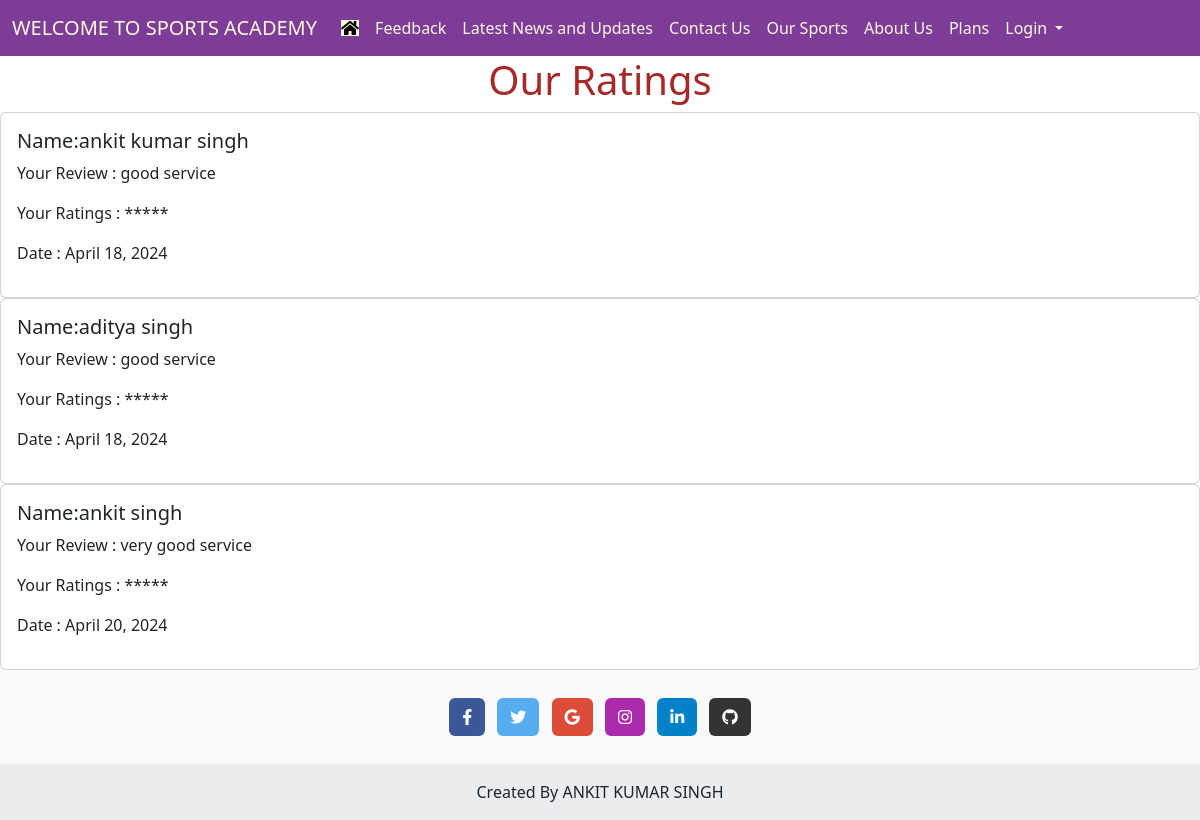
The page /more_feedback/ on the database its author committed.
### sa_app/models.py (models this page shows)
class feedback(models.Model):
    name = models.CharField(max_length=100)
    email = models.EmailField(max_length=50)
    remarks = models.TextField()
    rating = models.CharField(max_length=1)
    date = models.DateField(default=timezone.now)

### sa_app/views.py (the view)
# urls.py: path("more_feedback/",views.more_feedback,name="more_feedback"),
def more_feedback(request):
    feedback_list=feedback.objects.all()
    context={
        "feedback_key": feedback_list
    }
    return render(request,'sa_app/html/all_feedbacks.html',context)

### sa_app/templates/sa_app/html/all_feedbacks.html (shortened to what this page needs)
<!DOCTYPE html>
{% load static %}
<html lang="en">
<head>
    {%include 'sa_app/common/common_css.html'%}
</head>
<body>
    {% include 'sa_app/common/header.html' %}
     <h1 style="text-align: center;color: brown;"> Our Ratings </h1>
    <div class="row">
        {%for f in feedback_key%}
        <div class="col_4">
        <div class="card">
        <div class="card-body">
            <h5 class="card-title"> Name:{{f.name}}</h5>
            <p class="card_text"> Your Review : {{f.remarks}}</p>
            <p class="card_text"> Your Ratings : {{f.rating}}</p>
            <p class="card_text"> Date : {{f.date}}</p>
             </div>
            </div>
        </div>
        {%endfor%}
    </div>
    {% include 'sa_app/common/footer.html' %}
</body>
</html>

### rows shown on the page
feedback: name "ankit kumar singh", remarks "good service", rating "*****", date "April 18, 2024"
feedback: name "aditya singh", remarks "good service", rating "*****", date "April 18, 2024"
feedback: name "ankit singh", remarks "very good service", rating "*****", date "April 20, 2024"
